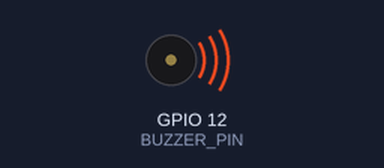
A program run on a simulated Raspberry Pi (BCM pin numbers). Parts: buzzer (waves = sounding). At 15.5 s the program stops and its outputs stay as they are.

Above: at 0.1 s.
At 15.6 s:
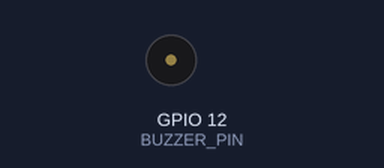
Timing chart, 0 to 17.0 s (numbered marks = the images above):
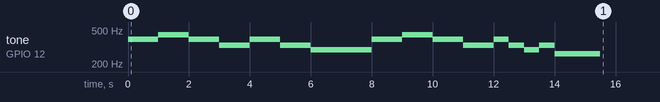

Measured:
- by itself, tone on GPIO 12 (BUZZER_PIN): plays 392 Hz for 1.0 s, 440 Hz for 1.0 s, 392 Hz for 1.0 s, 330 Hz for 1.0 s, 392 Hz for 1.0 s, 330 Hz for 1.0 s … (16 notes in this stretch)

The program:

piezo_buzzer_task.py
```python
import RPi.GPIO as GPIO
import time

BUZZER_PIN = 12
GPIO.setmode(GPIO.BCM)
GPIO.setup(BUZZER_PIN, GPIO.OUT)

pwm = GPIO.PWM(BUZZER_PIN, 262)
pwm.start(50)

melody1 = [392, 392, 440, 440, 392, 392, 330]
melody2 = [392, 392, 330, 330, 294]
melody3 = [392, 330, 294, 330, 262]

try:
  for i in melody1:
    pwm.ChangeFrequency(i)  # 주파수 변경
    time.sleep(0.5)
  time.sleep(0.5)

  for i in melody2:
    pwm.ChangeFrequency(i)  # 주파수 변경
    time.sleep(0.5)
  time.sleep(1.5)

  for i in melody1:
    pwm.ChangeFrequency(i)  # 주파수 변경
    time.sleep(0.5)
  time.sleep(0.5)

  for i in melody3:
    pwm.ChangeFrequency(i)  # 주파수 변경
    time.sleep(0.5)
  time.sleep(1)

finally:
  pwm.stop()
  GPIO.cleanup()
# try:
#   for i in melody1:
#     pwm.ChangeFrequency(i)  # 주파수 변경
#     time.sleep(0.4)
#     pwm.ChangeFrequency(2)
#     time.sleep(0.1)
#   time.sleep(0.5)

#   for i in melody2:
#     pwm.ChangeFrequency(i)  # 주파수 변경
#     time.sleep(0.4)
#     pwm.ChangeFrequency(2)
#     time.sleep(0.1)
#   time.sleep(1.5)

#   for i in melody1:
#     pwm.ChangeFrequency(i)  # 주파수 변경
#     time.sleep(0.4)
#     pwm.ChangeFrequency(2)
#     time.sleep(0.1)
#   time.sleep(0.5)

#   for i in melody3:
#     pwm.ChangeFrequency(i)  # 주파수 변경
#     time.sleep(0.4)
#     pwm.ChangeFrequency(2)
#     time.sleep(0.1)
#   time.sleep(1)
```
